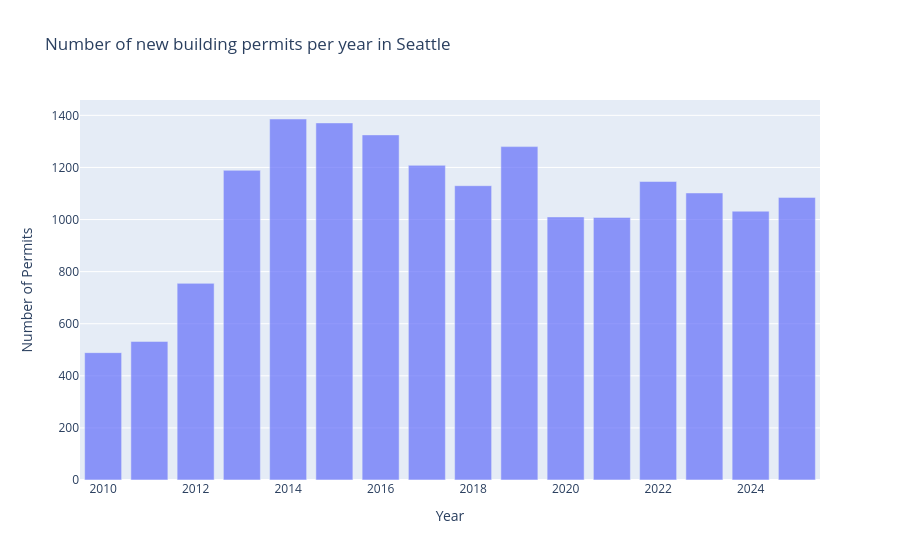

Source (notebook cell):
### Code cell
# # Use plotly to create an interactive visualization of the data
fig = px.bar(
    by_year,
    x="year",
    y="n",
    title="Number of new building permits per year in Seattle",
    labels={
        "year": "Year",
        "n": "Number of Permits"
    },
    opacity=0.7
)

fig.show()

### Figure 1 — Plotly figure (JSON) as saved in the notebook; plotly's stock layout.template omitted (floating-point values rounded to 4 significant figures)
{"data": [{"hovertemplate": "Year=%{x}<br>Number of Permits=%{y}<extra></extra>", "legendgroup": "", "marker": {"color": "#636efa", "opacity": 0.7, "pattern": {"shape": ""}}, "name": "", "orientation": "v", "showlegend": false, "textposition": "auto", "type": "bar", "x": [2010, 2011, 2012, 2013, 2014, 2015, 2016, 2017, 2018, 2019, 2020, 2021, 2022, 2023, 2024, 2025], "xaxis": "x", "y": [489, 532, 755, 1189, 1386, 1371, 1325, 1208, 1130, 1280, 1010, 1008, 1146, 1102, 1032, 1085], "yaxis": "y"}], "layout": {"barmode": "relative", "legend": {"tracegroupgap": 0}, "title": {"text": "Number of new building permits per year in Seattle"}, "xaxis": {"anchor": "y", "domain": [0, 1], "title": {"text": "Year"}}, "yaxis": {"anchor": "x", "domain": [0, 1], "title": {"text": "Number of Permits"}}}}
